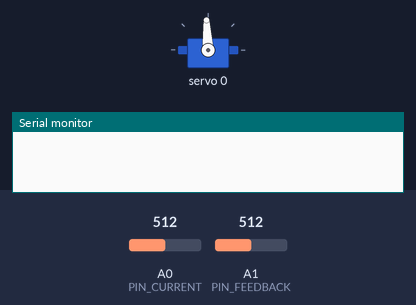
This sketch was run on a simulated Arduino Uno R4 Minima. Shown: servo, the last lines printed to the serial monitor. The inputs (shaded band) are chosen by the test bench; at power-on: A0 (PIN_CURRENT) = 512, A1 (PIN_FEEDBACK) = 512 (analog values on the 0–1023 scale).

Above: at 0.1 s.
At 4.7 s:
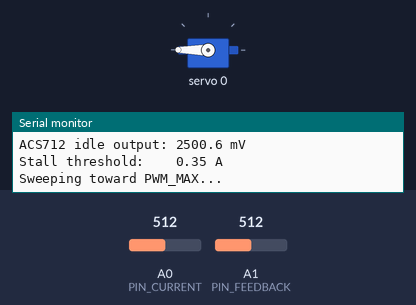
At 11.9 s:
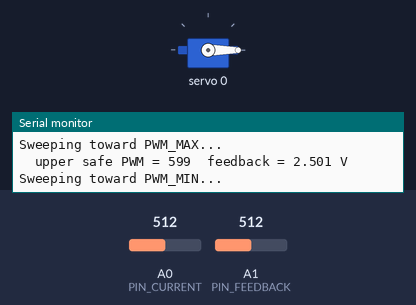
At 12.3 s:
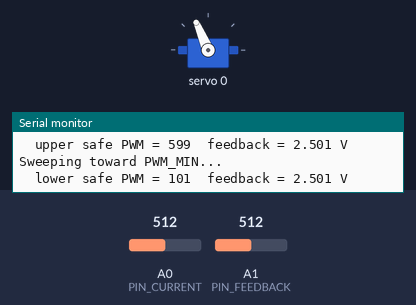
Timing chart, 0 to 13.8 s (numbered marks = the images above):
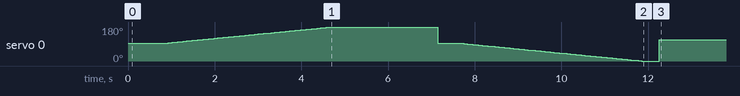

The sketch:

ServoCalibrate.ino
```cpp
// Servo range-finder & centering for AGFRC IA73BHLW
// Hardware: Arduino UNO R4 Minima + PCA9685 + ACS712 + servo with analog feedback
//   A0 = ACS712 output (current sense)
//   A1 = servo position feedback
//   I2C = PCA9685 (default address 0x40), servo on channel SERVO_CH
//
// Procedure:
//   1) Measure ACS712 zero-current baseline with the servo briefly idle.
//   2) Step PWM upward from center until current spike => upper mechanical stop.
//   3) Step PWM downward from center until current spike => lower mechanical stop.
//   4) Record feedback voltage at each stop, compute center, drive to center.
//   5) Print results over Serial.

#include <Wire.h>
#include <Adafruit_PWMServoDriver.h>

// ---------- User-tunable parameters ----------
constexpr uint8_t  SERVO_CH        = 0;     // PCA9685 channel
constexpr uint16_t PWM_FREQ_HZ     = 50;    // standard servo frame rate
constexpr uint16_t PWM_START       = 307;   // ~1500 us, nominal center (4096 * 1.5ms / 20ms)
constexpr uint16_t PWM_MIN_LIMIT   = 100;   // hard floor (~488 us) -- never command below
constexpr uint16_t PWM_MAX_LIMIT   = 600;   // hard ceiling (~2930 us) -- never command above
constexpr uint16_t PWM_STEP        = 2;     // counts per step during sweep
constexpr uint16_t STEP_DELAY_MS   = 40;    // settle time per step

// ACS712 settings (5A=185, 20A=100, 30A=66 mV/A)
constexpr float    ACS_MV_PER_AMP  = 185.0f;
constexpr float    VREF_MV         = 5000.0f;
constexpr uint8_t  ADC_BITS        = 12;    // R4 Minima supports 12/14
constexpr float    STALL_THRESH_A  = 0.35f; // current rise above idle that means "hit a stop"
constexpr uint8_t  STALL_CONFIRM   = 1.5;     // consecutive over-threshold reads required

// Pins
constexpr uint8_t  PIN_CURRENT     = A0;
constexpr uint8_t  PIN_FEEDBACK    = A1;

// ---------- Globals ----------
Adafruit_PWMServoDriver pwm = Adafruit_PWMServoDriver();
float adc_counts_max;
float idle_current_mv = 0.0f;   // ACS712 zero-current output (~VCC/2)

// ---------- Helpers ----------
float readADC_mV(uint8_t pin, uint8_t samples = 16) {
  uint32_t acc = 0;
  for (uint8_t i = 0; i < samples; i++) acc += analogRead(pin);
  float counts = acc / (float)samples;
  return (counts / adc_counts_max) * VREF_MV;
}

float readCurrent_A() {
  float mv = readADC_mV(PIN_CURRENT);
  return (mv - idle_current_mv) / ACS_MV_PER_AMP;
}

float readFeedback_V() {
  return readADC_mV(PIN_FEEDBACK) / 1000.0f;
}

void commandPWM(uint16_t counts) {
  if (counts < PWM_MIN_LIMIT) counts = PWM_MIN_LIMIT;
  if (counts > PWM_MAX_LIMIT) counts = PWM_MAX_LIMIT;
  pwm.setPWM(SERVO_CH, 0, counts);
}

// Sweep from `start` toward `limit` (step is signed). Returns the last safe PWM
// before stall, and writes the feedback voltage there into `fb_out`.
uint16_t sweepUntilStall(uint16_t start, int16_t step, uint16_t limit, float& fb_out) {
  uint16_t pwm_val = start;
  uint16_t last_safe = start;
  uint8_t  over = 0;

  while (true) {
    int32_t next = (int32_t)pwm_val + step;
    if (step > 0 && next > limit) break;
    if (step < 0 && next < limit) break;
    pwm_val = (uint16_t)next;

    commandPWM(pwm_val);
    delay(STEP_DELAY_MS);

    float i_a = fabs(readCurrent_A());
    if (i_a > STALL_THRESH_A) {
      over++;
      if (over >= STALL_CONFIRM) {
        // back off one step and report
        int32_t safe = (int32_t)pwm_val - step;
        last_safe = (uint16_t)safe;
        commandPWM(last_safe);
        delay(150);
        fb_out = readFeedback_V();
        return last_safe;
      }
    } else {
      over = 0;
      last_safe = pwm_val;
    }
  }
  // hit configured limit without stalling
  commandPWM(last_safe);
  delay(150);
  fb_out = readFeedback_V();
  return last_safe;
}

void setup() {
  Serial.begin(115200);
  while (!Serial && millis() < 3000) {}

  analogReadResolution(ADC_BITS);
  adc_counts_max = (float)((1UL << ADC_BITS) - 1);

  pinMode(PIN_CURRENT, INPUT);
  pinMode(PIN_FEEDBACK, INPUT);

  Wire.begin();
  pwm.begin();
  pwm.setOscillatorFrequency(27000000);
  pwm.setPWMFreq(PWM_FREQ_HZ);

  // Park at nominal center, then measure quiescent ACS712 output
  commandPWM(PWM_START);
  delay(800);
  idle_current_mv = readADC_mV(PIN_CURRENT);

  Serial.println(F("=== Servo Calibration ==="));
  Serial.print(F("ACS712 idle output: ")); Serial.print(idle_current_mv, 1); Serial.println(F(" mV"));
  Serial.print(F("Stall threshold:    ")); Serial.print(STALL_THRESH_A, 2); Serial.println(F(" A"));
  Serial.println();

  // --- Find upper mechanical stop ---
  Serial.println(F("Sweeping toward PWM_MAX..."));
  float fb_high = 0.0f;
  uint16_t pwm_high = sweepUntilStall(PWM_START, +PWM_STEP, PWM_MAX_LIMIT, fb_high);
  Serial.print(F("  upper safe PWM = ")); Serial.print(pwm_high);
  Serial.print(F("  feedback = "));       Serial.print(fb_high, 3); Serial.println(F(" V"));

  // Return through center before sweeping the other way
  commandPWM(PWM_START);
  delay(600);

  // --- Find lower mechanical stop ---
  Serial.println(F("Sweeping toward PWM_MIN..."));
  float fb_low = 0.0f;
  uint16_t pwm_low = sweepUntilStall(PWM_START, -PWM_STEP, PWM_MIN_LIMIT, fb_low);
  Serial.print(F("  lower safe PWM = ")); Serial.print(pwm_low);
  Serial.print(F("  feedback = "));       Serial.print(fb_low, 3); Serial.println(F(" V"));

  // --- Compute and drive to center ---
  uint16_t pwm_center = (pwm_high + pwm_low) / 2;
  commandPWM(pwm_center);
  delay(800);
  float fb_center = readFeedback_V();

  Serial.println();
  Serial.println(F("=== Results (record these per motor) ==="));
  Serial.print(F("PWM low / center / high : "));
  Serial.print(pwm_low);    Serial.print(F(" / "));
  Serial.print(pwm_center); Serial.print(F(" / "));
  Serial.println(pwm_high);
  Serial.print(F("FB  low / center / high : "));
  Serial.print(fb_low, 3);    Serial.print(F(" V / "));
  Serial.print(fb_center, 3); Serial.print(F(" V / "));
  Serial.print(fb_high, 3);   Serial.println(F(" V"));
  Serial.print(F("Travel (PWM counts)     : ")); Serial.println(pwm_high - pwm_low);
  Serial.println(F("Holding at center. Power down to swap motors."));
}

void loop() {
  // Idle hold + occasional status so you can confirm it's still centered.
  static uint32_t last = 0;
  if (millis() - last > 2000) {
    last = millis();
    Serial.print(F("hold  fb=")); Serial.print(readFeedback_V(), 3);
    Serial.print(F(" V  I=")); Serial.print(readCurrent_A(), 3); Serial.println(F(" A"));
  }
}
```
